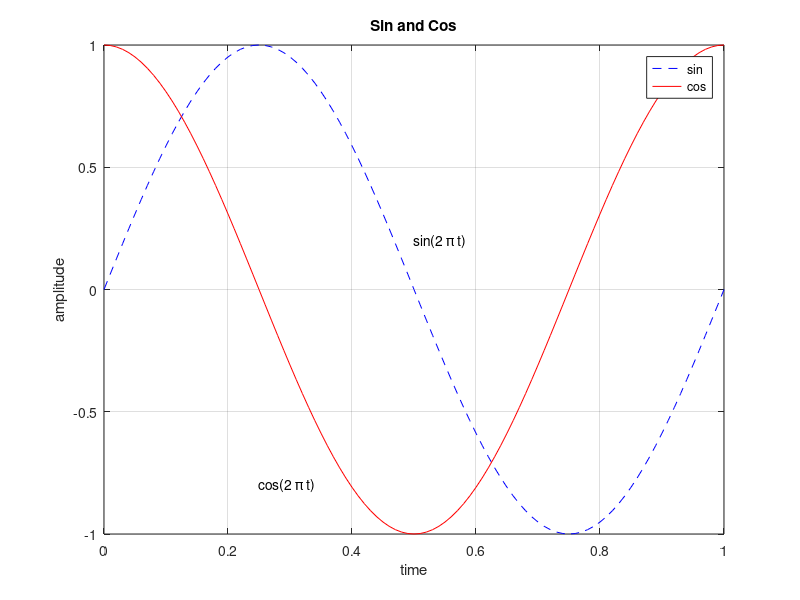

MATLAB code for this plot:
t = 0:0.01:1;
z1 = sin(2 * pi * t);
z2 = cos(2 * pi * t);

figure;
plot(t, z1, '--b');
hold on;
plot(t, z2, 'r');

x0 = [0.5; 0.25];
y0 = [0.2, -0.8];
s = ['sin(2 \pi t)'; 'cos(2 \pi t)'];
text(x0, y0, s);

title('Sin and Cos');
legend('sin', 'cos');
xlabel('time');
ylabel('amplitude');
grid on;
